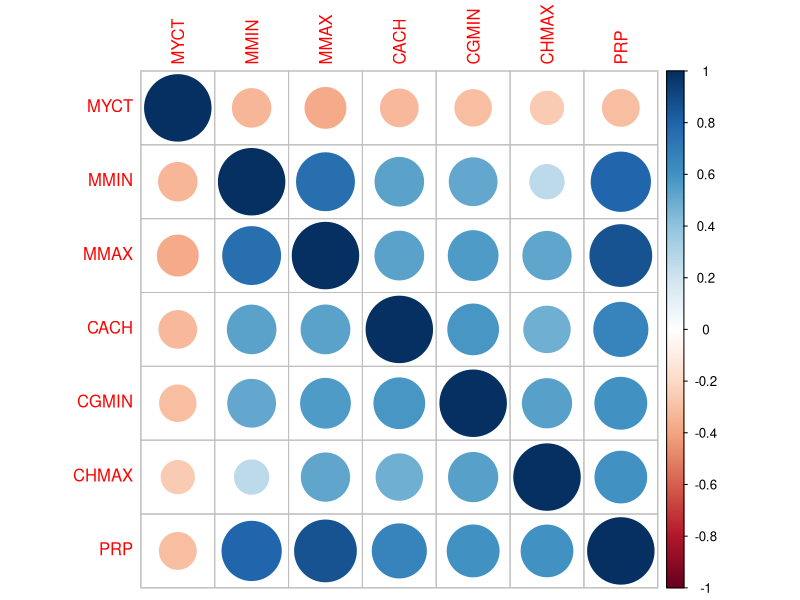
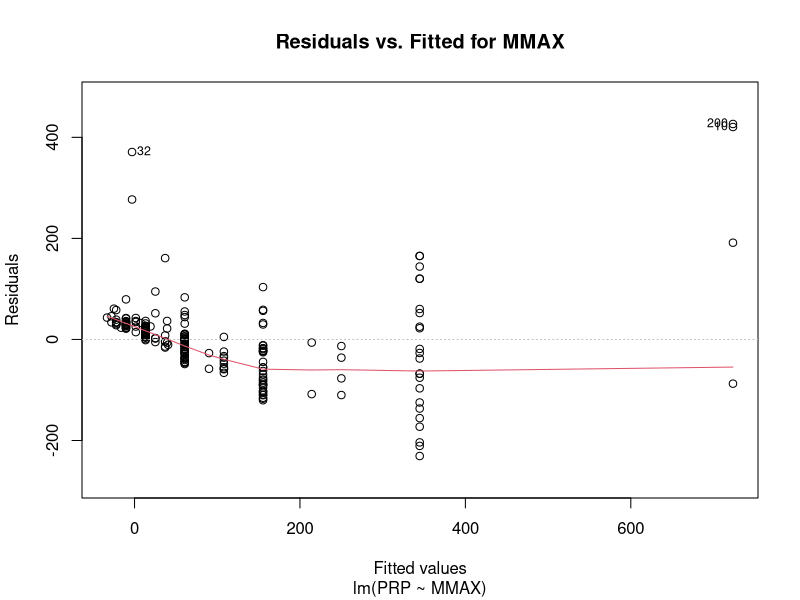
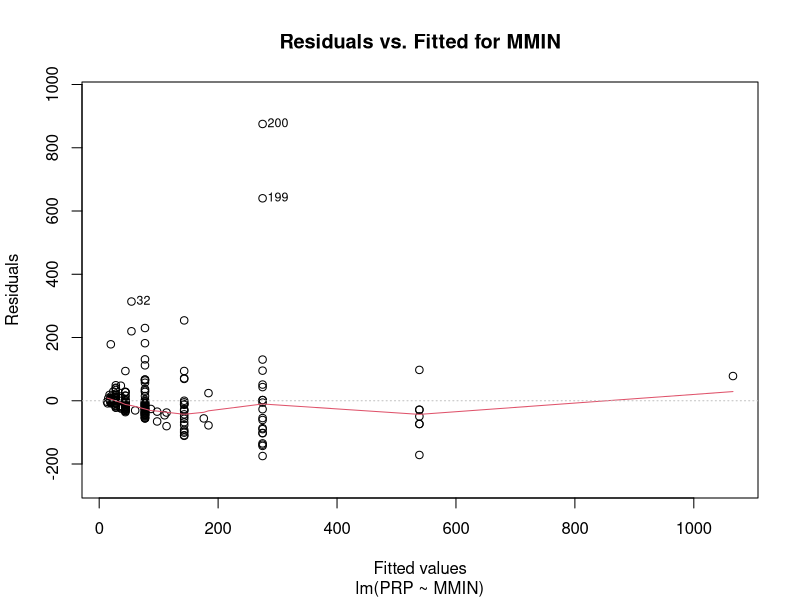
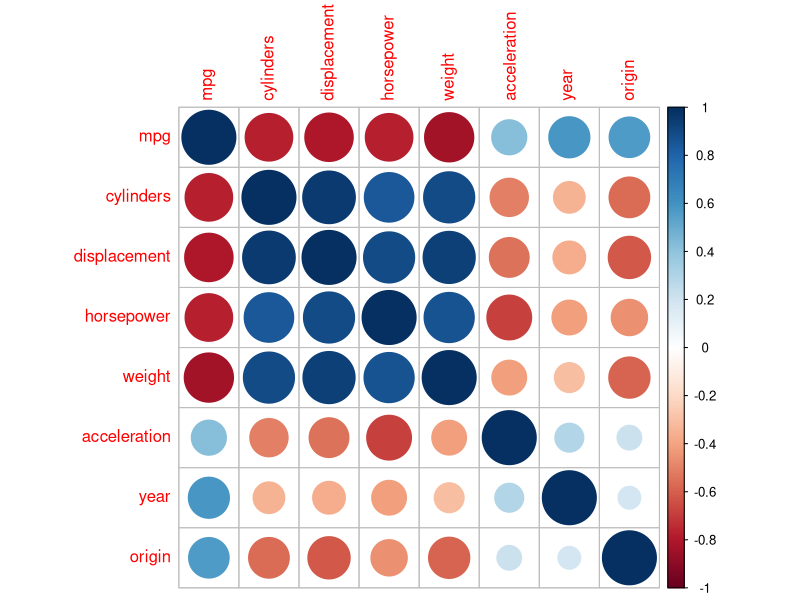
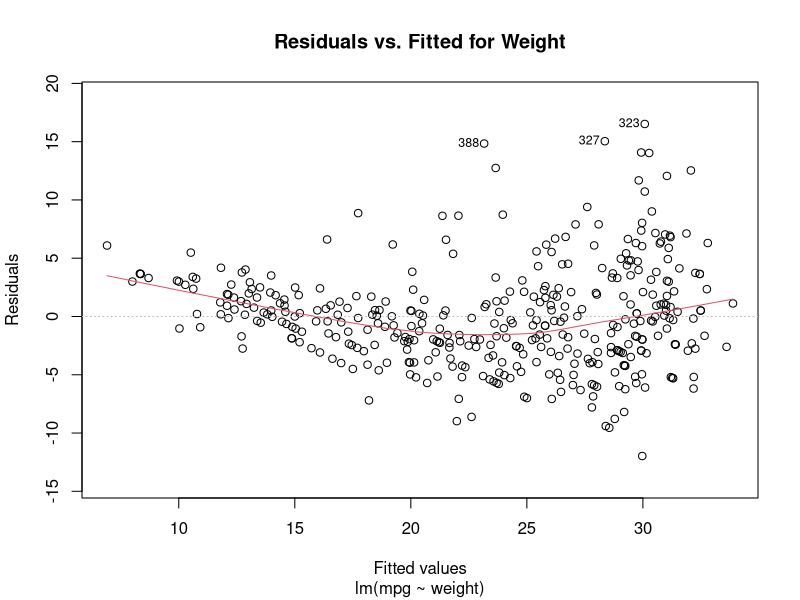

These charts were generated, in order, by the following R code:
## ---- chunk 1
setwd(dirname(rstudioapi::getActiveDocumentContext()$path))

education_df = read.csv("EducationBis.txt", header = TRUE, sep = "\t", comment.char = "#")
## ---- chunk 2
setwd(dirname(rstudioapi::getActiveDocumentContext()$path))

computers_df = read.csv("Computers.txt", header = TRUE, sep = "\t"  , comment.char = "#")
## ---- chunk 3
setwd(dirname(rstudioapi::getActiveDocumentContext()$path))

cars_df = read.csv("Cars.txt", header = TRUE, sep = "\t", comment.char = "#")
## ---- chunk 4
cars_df_cleaned <- cars_df[!is.na(cars_df$horsepower),]
## ---- chunk 5
lm_education = lm(education_df)
summary(lm_education)
## ---- chunk 6
library(corrplot)
## ---- chunk 7
computers_df_cor = cor(
  subset(
  	# to remove the non-numeric fields (model & vendor)
    computers_df[sapply(computers_df, is.numeric)],
    # Removing the ERP field that should not be used
    select = -c(ERP),
  )
)
corrplot(computers_df_cor)
## ---- chunk 8
computers_df_lm_MMAX = lm(PRP ~ MMAX, data = computers_df)
summary(computers_df_lm_MMAX)
confint(computers_df_lm_MMAX, 'MMAX', level = 0.95)

computers_df_lm_MMIN = lm(PRP ~ MMIN, data = computers_df)
summary(computers_df_lm_MMIN)
confint(computers_df_lm_MMIN, 'MMIN', level = 0.95)
## ---- chunk 9
plot(computers_df_lm_MMAX, which = c(1), main = "Residuals vs. Fitted for MMAX", caption = "")
plot(computers_df_lm_MMIN, which = c(1), main = "Residuals vs. Fitted for MMIN", caption = "")
## ---- chunk 10
library(corrplot)
## ---- chunk 11
cars_df_cor = cor(
  subset(
  	# to remove the non-numeric fields
    cars_df_cleaned[sapply(cars_df_cleaned, is.numeric)],
  )
)
corrplot(cars_df_cor)
## ---- chunk 12
cars_df_cleaned_lm_weight = lm(mpg ~ weight, data = cars_df_cleaned)
summary(cars_df_cleaned_lm_weight)
confint(cars_df_cleaned_lm_weight, 'weight', level = 0.95)

## ---- chunk 13
plot(cars_df_cleaned_lm_weight, which = c(1), main = "Residuals vs. Fitted for Weight", caption = "")
